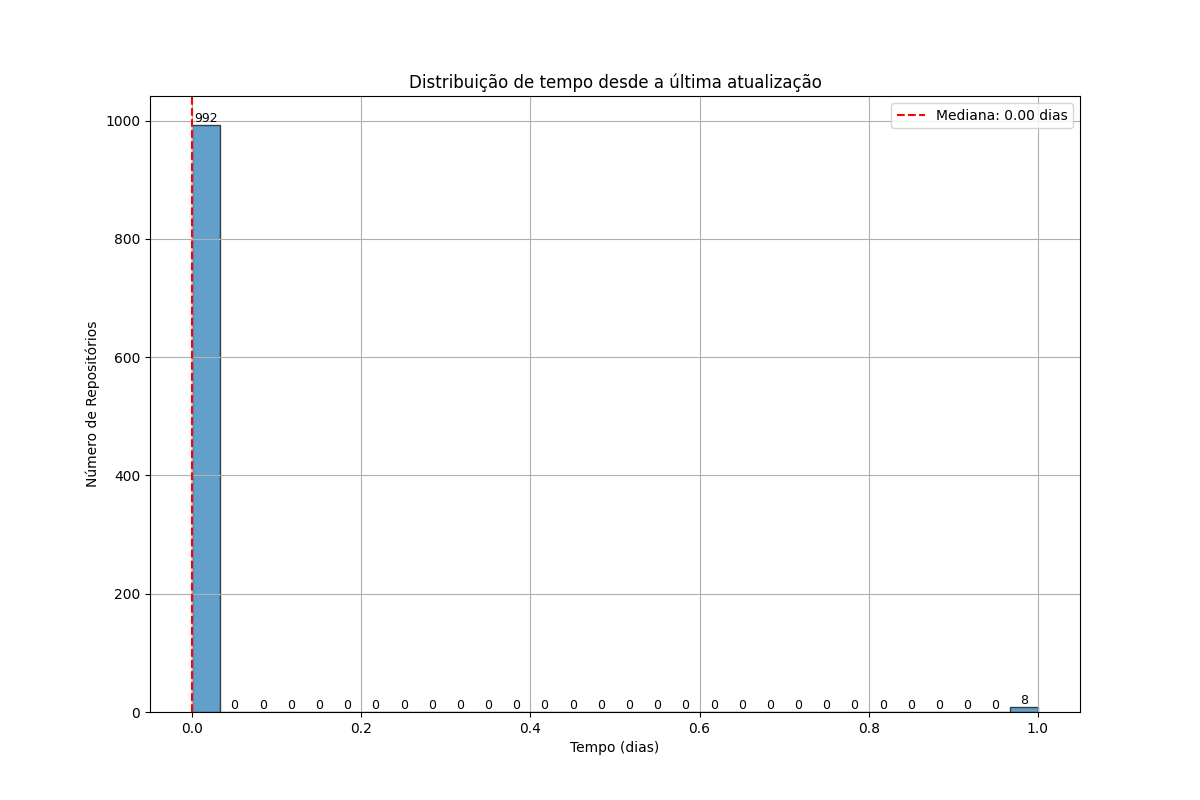

Recreate this plot in Python.
import pandas as pd
import matplotlib.pyplot as plt
from datetime import datetime, timezone
import statistics


df = pd.read_csv('../github_repositories_1000.csv')
df['updatedAt'] = pd.to_datetime(df['updatedAt'], utc=True)

timeSinceLastUpdate = []

for valor in df['updatedAt']:
    age = (pd.to_datetime('2024-08-21T23:59:00Z', utc=True) - valor).days
    timeSinceLastUpdate.append(age)

median_age = statistics.median(timeSinceLastUpdate)

plt.figure(figsize=(12, 8))  # Ajuste o tamanho da figura se necessário
n, bins, patches = plt.hist(timeSinceLastUpdate, bins=30, edgecolor='black', alpha=0.7)

plt.axvline(median_age, color='red', linestyle='dashed', linewidth=1.5, label=f'Mediana: {median_age:.2f} dias')

for count, bin_edge in zip(n, bins):
    plt.text(bin_edge + (bins[1] - bins[0]) / 2, count, f'{int(count)}', 
        ha='center', va='bottom', fontsize=9, color='black')

plt.title('Distribuição de tempo desde a última atualização')
plt.xlabel('Tempo (dias)')
plt.ylabel('Número de Repositórios')
plt.legend()
plt.grid(True)
plt.show()
